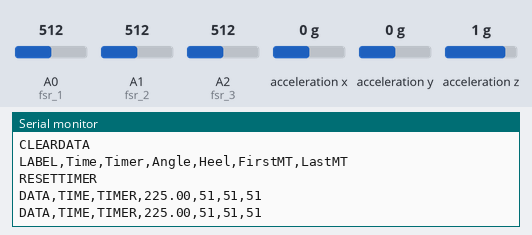
The sketch below on a simulated Arduino Uno, built with avr-gcc and run on an emulated ATmega328P. Shown: the last lines printed to the serial monitor. Wiring (inferred from the names in the program): MPU-6050 motion sensor at I2C address 0x68. The inputs (shaded band) are chosen by the test bench; at power-on: acceleration x 0 g, A0 (fsr_1) = 512, A1 (fsr_2) = 512, A2 (fsr_3) = 512, acceleration y 0 g, acceleration z 1 g.

Above: at 1.8 s.
1.9 s: acceleration x set to -1.4 g
At 2.9 s:
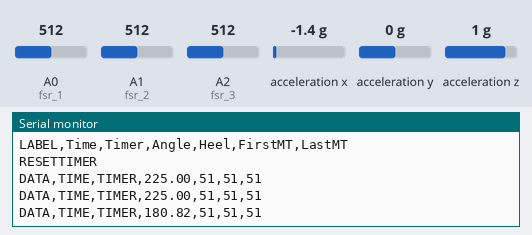
3.4 s: A0 (fsr_1) set to 392
At 4.7 s:
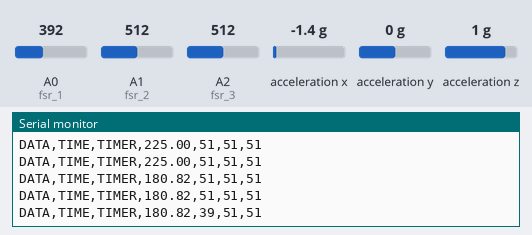
4.9 s: A1 (fsr_2) set to 392
At 5.8 s:
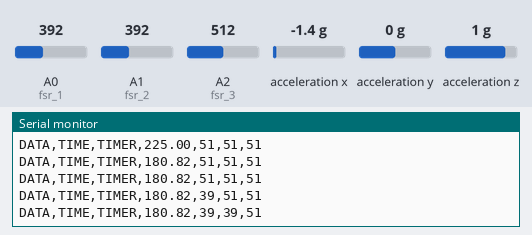
6.4 s: A2 (fsr_3) set to 392
At 7.5 s:
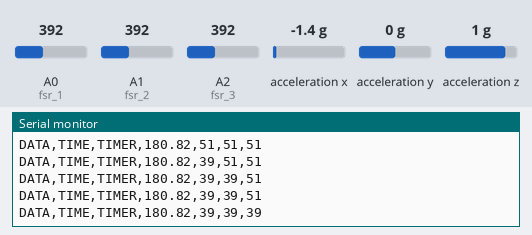
7.9 s: acceleration y set to -1.4 g
At 8.4 s:
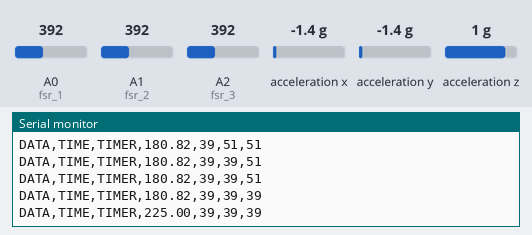
9.4 s: A0 (fsr_1) set to 412
At 10.9 s:
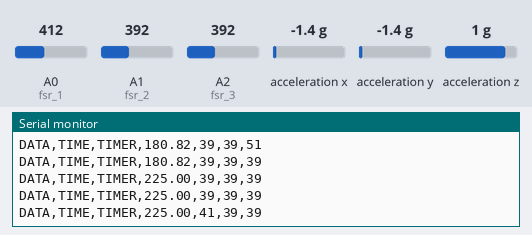
Timing chart, 0 to 11.9 s (numbered marks = the images above; inputs shaded):
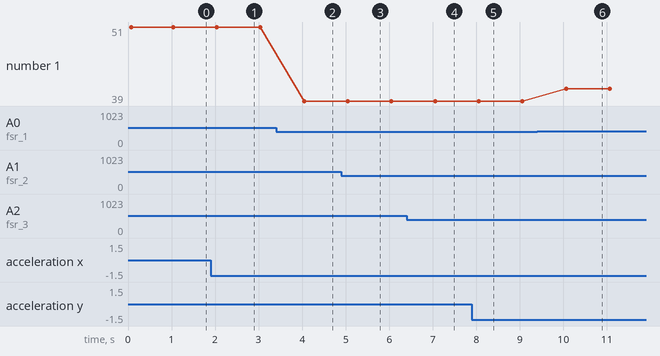

Measured:
- after the input at 1.9 s, the serial monitor: prints a new line after 0.14 s (image 1)
- after the input at 3.4 s, the serial monitor: prints a new line after 0.65 s (image 2)
- after the input at 4.9 s, the serial monitor: prints a new line after 0.15 s (image 3)
- after the input at 6.4 s, the serial monitor: prints a new line after 0.65 s (image 4)
- after the input at 7.9 s, the serial monitor: prints a new line after 0.16 s (image 5)
- after the input at 9.4 s, the serial monitor: prints a new line after 0.66 s (image 6)
- plotted number 1: 51 → 39 after the input at 3.4 s, 39 → 41 after the input at 9.4 s

The sketch:

Gait_test_with_insole.ino
```cpp
//Written by Ahmad Mahdy
//Task_2 Measurement
//Measuring Gait using insole
//Hardware used : 3FSR,Gyroscope,Bluetooth modul

#include <Wire.h> //Required to MPU-6050 (Gyroscope)

//intilizing pins
char fsr_1 = A0;  //FSR1 connected to A0 PIN
char fsr_2 = A1;  //FSR2 connected to A1 PIN
char fsr_3 = A2;  //FSR3 connected to A2 PIN

//////////////////////////FSR ///////////////////////////
int fsr_1Reading, fsr_2Reading, fsr_3Reading;
long Vcc     = 5000;    // 5V=5000mV, 3.3V = 3300 mV
float voltageMax = 0.98 * Vcc; //max volt assumed to be 98%
float forceMax = 100.0;   //Max force from Internet

//Intilizing Gyroscope (copied)
const int MPU_addr = 0x68;  //Adrress of Gyro
int16_t AcX, AcY, AcZ, Tmp, GyX, GyY, GyZ, xAng, yAng, zAng;

int minVal = 265;
int maxVal = 402;

double z; //Gyro Angle

void setup() {
  ////////////////////Gyro. Setup///////////////////////////////
  Wire.begin(); //Begin the wire communication
  Wire.beginTransmission(MPU_addr); //Begin, Send the slave address (hex 68)
  Wire.write(0x6B); //Make the reset ( 0 in 6B register)
  Wire.write(0);
  Wire.endTransmission(true); //End the transmission

  Serial.begin(9600);
  /////////////////////////EXCEL SHEET Setup/////////////////////
  Serial.println("CLEARDATA"); //Clear Excel Sheet
  Serial.println("LABEL,Time,Timer,Angle,Heel,FirstMT,LastMT"); //Write Labels
  Serial.println("RESETTIMER"); //Reset Timer

}

void loop() {
  Serial.print("DATA,TIME,TIMER,"); //Writes the time in the first column and the time since the measurement started in the second column

  //////////////////////////Gyro. Input///////////////////////////
  Wire.beginTransmission(MPU_addr); //Begin Transmission with Gyro Address
  Wire.write(0x3B);                 //Read from register (Hex 3B)
  Wire.endTransmission(false);      //Restart Transmission (FALSE)
  Wire.requestFrom(MPU_addr, 6, true);  // Request from Gyro data (6 byte "registers")
  AcX = Wire.read() << 8 | Wire.read(); // Read recieved data (1 byte each time)
  AcY = Wire.read() << 8 | Wire.read();
  AcZ = Wire.read() << 8 | Wire.read();
  int xAng = map(AcX, minVal, maxVal, -90, 90); //re-scaling [-90,90]
  int yAng = map(AcY, minVal, maxVal, -90, 90);
  int zAng = map(AcZ, minVal, maxVal, -90, 90);
  z = RAD_TO_DEG * (atan2(-yAng, -xAng) + PI);  //from RAD to DEG
  //Serial.print("Ankle angle = ");
  Serial.print(z); //Prints Ankle angle
  Serial.print(",");

  /////////////////FSR Input////////////////////
  fsr_1Reading = analogRead(fsr_1); //Heel Pressure
  //Serial.print("Heel Pressure = ");
  fsr_1Reading = map(fsr_1Reading, 0, 1023, 0, 5000); // scaling from analog to voltage
  fsr_1Reading = (forceMax / voltageMax) * (fsr_1Reading); //from voltage to froce
  Serial.print(fsr_1Reading); //Prints Heel pressure
  Serial.print(",");

  fsr_2Reading = analogRead(fsr_2); //Right (First MT) Pressure
  //Serial.print("First MT Pressure = ");
  fsr_2Reading = map(fsr_2Reading, 0, 1023, 0, 5000);
  fsr_2Reading = (forceMax / voltageMax) * (fsr_2Reading);
  Serial.print(fsr_2Reading); //Prints First MT pressure
  Serial.print(",");

  fsr_3Reading = analogRead(fsr_3); //Left (Last MT) Pressure
  //Serial.print("Last MT Pressure = ");
  fsr_3Reading = map(fsr_3Reading, 0, 1023, 0, 5000);
  fsr_3Reading = (forceMax / voltageMax) * (fsr_3Reading);
  Serial.println(fsr_3Reading); //Prints Second MT pressure

  //Serial.println("-----------------------------------------");
  delay(1000);
}
```
